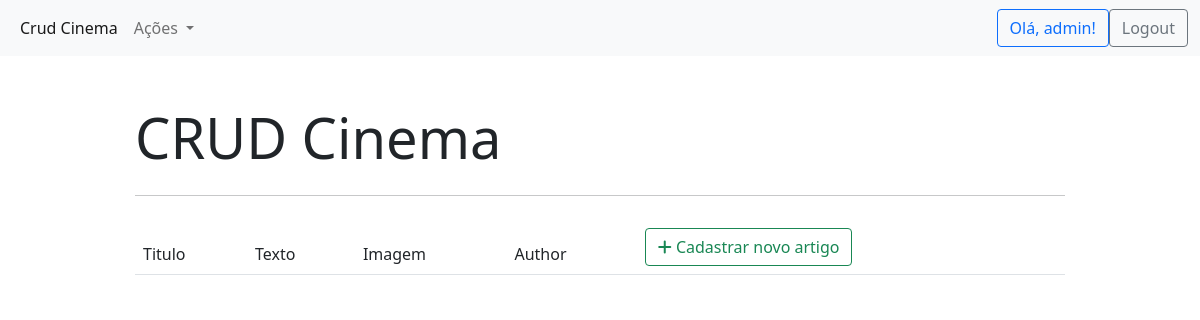
Page /artigos/ (signed in) on the earlier database version.
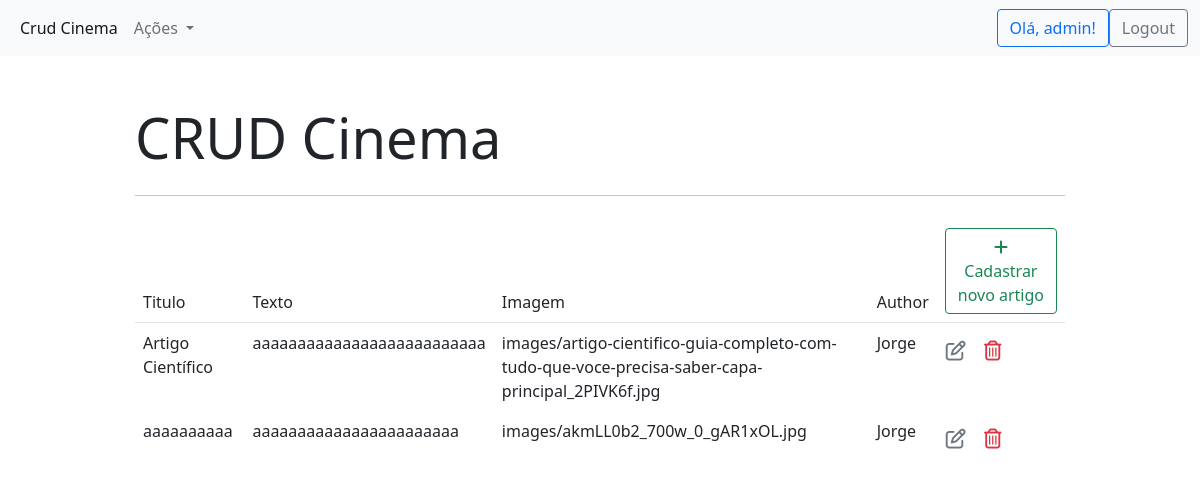
Same page on the later database version.
### cinema_app/models.py (models this page shows)
class Artigo(models.Model):
    titulo = models.CharField(max_length = 100, verbose_name="Título")
    texto = models.TextField()
    artigo_img = models.ImageField(upload_to='images/')
    author = models.ForeignKey(Administrador, models.SET_NULL, blank=True, null=True, verbose_name="Autor")

### register/models.py (models this page shows)
class Administrador(models.Model):
    user =  models.OneToOneField(User, null=True, on_delete=models.CASCADE)
    cpf = models.CharField(max_length=25)
    def __str__(self):
        return str(self.user)

### cinema_app/views.py (the view)
# urls.py: path('artigos/', views.artigo_list, name='artigo_list'),
@login_required
def artigo_list(request):
    context = {'artigo_list': Artigo.objects.all()}
    return render(request, 'cinema_app/artigo_list.html', context)

### cinema_app/templates/cinema_app/artigo_list.html (shortened to what this page needs)
{% extends "cinema_app/base.html" %}
{% block content %}
<table class="table table-borderless">
    <thead class="border-bottom font-weight-bold">
        <tr>
            <td>Titulo</td>
            <td>Texto</td>
            <td>Imagem</td>
            <td>Author</td>
            <td>
                <a href="{% url 'artigo_insert'%}" class="btn btn-outline-success">
                <i class="fas fa-plus"></i> Cadastrar novo artigo
            </a>
            </td>
        </tr>
    </thead>
    <tbody>
        {% for artigo in artigo_list %}
            <tr>
                <td>{{artigo.titulo}}</td>
                <td>{{artigo.texto}}</td>
                <td>{{artigo.artigo_img}}</td>
                <td>{{artigo.author}}</td>
                <td>
                    <a href="{% url 'artigo_update' artigo.id %}" class="btn text-secondary px-0">
                        <i class="far fa-edit fa-lg"></i>
                    </a>
                    <form action="{% url 'artigo_delete' artigo.id %}" method='POST' class="d-inline">
                        <button type="submit" class="btn">
                            <i class="far fa-trash-alt fa-lg text-danger float-right"></i>
                        </button>
                    </form>
                </td>
            </tr>
        {% endfor %}
    </tbody>
</table>
{% endblock content %}

Differences in the rows shown:
added Artigo: titulo "Artigo Científico", texto "aaaaaaaaaaaaaaaaaaaaaaaaaa", artigo_img "images/artigo-cientifico-guia-completo-com-tudo-que-voce-precisa-saber-capa-principal_2PIVK6f.jpg", author "Jorge"
added Artigo: titulo "aaaaaaaaaa", texto "aaaaaaaaaaaaaaaaaaaaaaa", artigo_img "images/akmLL0b2_700w_0_gAR1xOL.jpg", author "Jorge"
